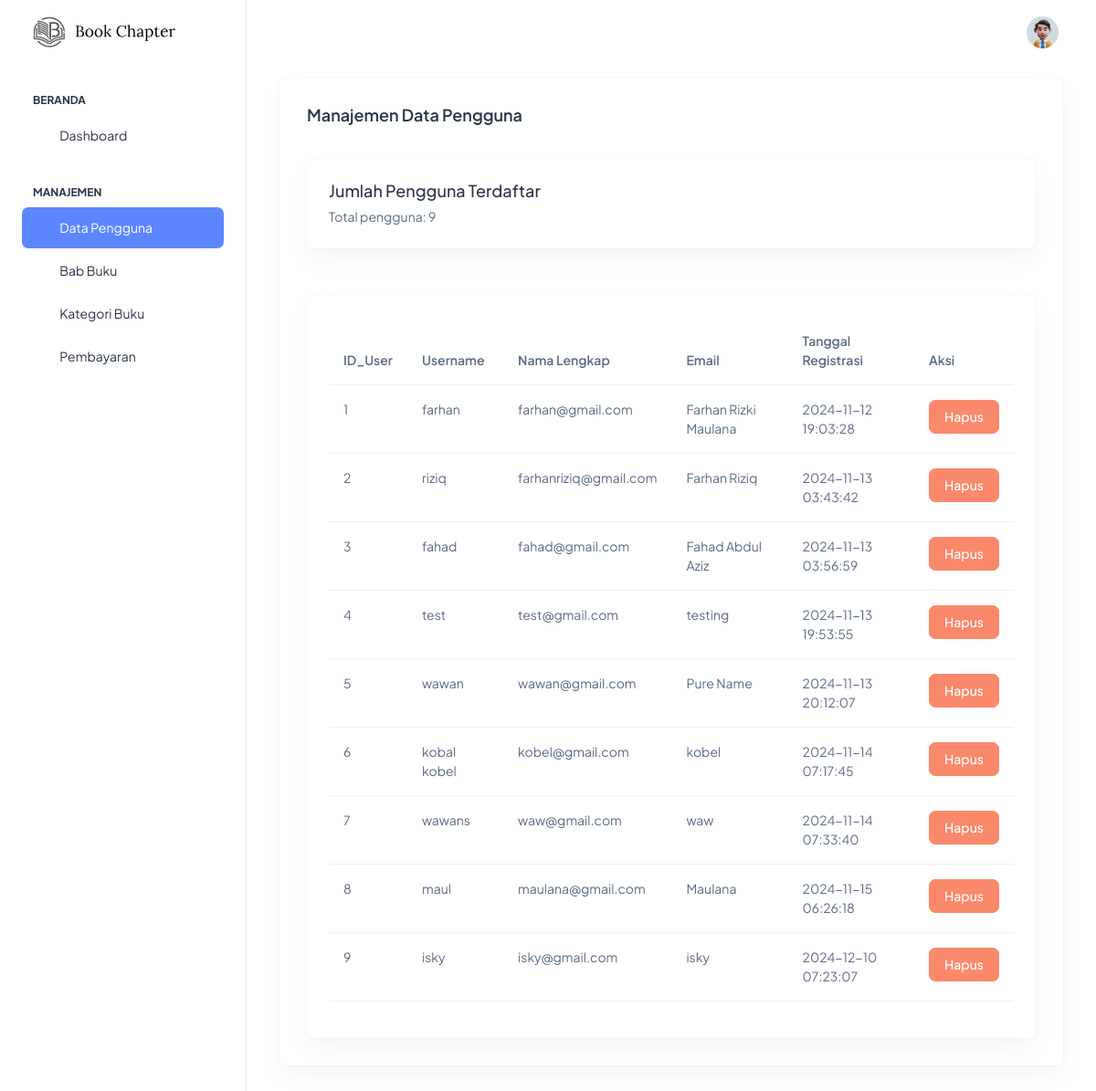
Page /admin/data-user.php (signed in) on the committed database.
### tables this page shows
CREATE TABLE `users` (
  `user_id` int(11) NOT NULL,
  `username` varchar(50) NOT NULL,
  `password` varchar(255) NOT NULL,
  `email` varchar(100) NOT NULL,
  `full_name` varchar(100) DEFAULT NULL,
  `created_at` timestamp NOT NULL DEFAULT current_timestamp()
);

### admin/data-user.php (the view, shortened to what this page needs)
<?php
include 'db.php';
$sql = "SELECT COUNT(*) as total_users FROM users";
$result = $conn->query($sql);
$user_count = 0;
if ($result->num_rows > 0) {
  $row = $result->fetch_assoc();
  $user_count = $row['total_users'];
}
$sql_users = "SELECT user_id, username, email, full_name, created_at FROM users";
$users = $conn->query($sql_users);
?>
<!doctype html>
<html lang="en">
<head>
  <link rel="stylesheet" href="../src/assets/css/styles.min.css" />
</head>
<body>
  <div class="page-wrapper" id="main-wrapper" data-layout="vertical" data-navbarbg="skin6" data-sidebartype="full"
    data-sidebar-position="fixed" data-header-position="fixed">
    <aside class="left-sidebar">
      <div>
        <div class="brand-logo d-flex align-items-center justify-content-between">
          <a href="dashboard.php" class="text-nowrap logo-img">
            <img src="../src/assets/images/logos/logoadmin.svg" width="180" alt="" />
          </a>
        </div>
        <nav class="sidebar-nav scroll-sidebar" data-simplebar="">
          <ul id="sidebarnav">
            <li class="nav-small-cap">
              <span class="hide-menu">Beranda</span>
            </li>
            <li class="sidebar-item">
              <a class="sidebar-link" href="dashboard.php" aria-expanded="false">
                <span>
                  <i class="ti ti-layout-dashboard"></i>
                </span>
                <span class="hide-menu">Dashboard</span>
              </a>
            </li>
            <li class="nav-small-cap">
              <span class="hide-menu">Manajemen</span>
            </li>
            <li class="sidebar-item">
              <a class="sidebar-link" href="data-user.php" aria-expanded="false">
                <span>
                  <i class="ti ti-users"></i>
                </span>
                <span class="hide-menu">Data Pengguna</span>
              </a>
            </li>
            <li class="sidebar-item">
              <a class="sidebar-link" href="book-chapter.php" aria-expanded="false">
                <span>
                  <i class="ti ti-book-2"></i>
                </span>
                <span class="hide-menu">Bab Buku</span>
              </a>
            </li>
            <li class="sidebar-item">
              <a class="sidebar-link" href="category-chapter.php" aria-expanded="false">
                <span>
                  <i class="ti ti-category"></i>
                </span>
                <span class="hide-menu">Kategori Buku</span>
              </a>
            </li>
            <li class="sidebar-item">
              <a class="sidebar-link" href="payment.php" aria-expanded="false">
                <span>
                  <i class="ti ti-credit-card"></i>
                </span>
                <span class="hide-menu">Pembayaran</span>
              </a>
            </li>
          </ul>
        </nav>
      </div>
    </aside>
    <div class="body-wrapper">
      <header class="app-header">
        <nav class="navbar navbar-expand-lg navbar-light">
          <div class="navbar-collapse justify-content-end px-0" id="navbarNav">
            <ul class="navbar-nav flex-row ms-auto align-items-center justify-content-end">
              <li class="nav-item dropdown">
                <a class="nav-link nav-icon-hover" href="javascript:void(0)" id="drop2" data-bs-toggle="dropdown"
                  aria-expanded="false">
                  <img src="../src/assets/images/profile/user-1.jpg" alt="" width="35" height="35" class="rounded-circle">
                </a>
              </li>
            </ul>
          </div>
        </nav>
      </header>
      <div class="container-fluid">
        <div class="container-fluid">
          <div class="card">
            <div class="card-body">
              <h4 class="card-title fw-semibold mb-3">Manajemen Data Pengguna</h4><br>
              <div class="card">
                <div class="card-body p-4">
                  <h5 class="card-title">Jumlah Pengguna Terdaftar</h5>
                  <p class="card-text">Total pengguna: <?php echo $user_count; ?></p>
                </div>
              </div><br>
              <div class="card mb-0">
                <div class="card-body p-4">
                  <table class="table">
                    <thead>
                      <tr>
                        <th scope="col">ID_User</th>
                        <th scope="col">Username</th>
                        <th scope="col">Nama Lengkap</th>
                        <th scope="col">Email</th>
                        <th scope="col">Tanggal Registrasi</th>
                        <th scope="col">Aksi</th>
                      </tr>
                    </thead>
                    <tbody>
                      <?php while ($user = $users->fetch_assoc()): ?>
                        <tr>
                          <td><?= $user['user_id'] ?></td>
                          <td><?= htmlspecialchars($user['username']) ?></td>
                          <td><?= htmlspecialchars($user['email']) ?></td>
                          <td><?= htmlspecialchars($user['full_name']) ?></td>
                          <td><?= $user['created_at'] ?></td>
                          <td>
                            <form method="POST" style="display:inline;">
                              <button type="submit" class="btn btn-danger" onclick="return confirm('Yakin ingin menghapus user ini?');">Hapus</button>
                            </form>
                          </td>
                        </tr>
                      <?php endwhile; ?>
                    </tbody>
                  </table>
                </div>
              </div>
            </div>
          </div>
        </div>
      </div>
    </div>
  </div>
</body>
</html>

### rows in the picture
users: user_id "1", username "farhan", email "farhan@gmail.com", full_name "Farhan Rizki Maulana", created_at "2024-11-12 19:03:28"
users: user_id "2", username "riziq", email "farhanriziq@gmail.com", full_name "Farhan Riziq", created_at "2024-11-13 03:43:42"
users: user_id "3", username "fahad", email "fahad@gmail.com", full_name "Fahad Abdul Aziz", created_at "2024-11-13 03:56:59"
users: user_id "4", username "test", email "test@gmail.com", full_name "testing", created_at "2024-11-13 19:53:55"
users: user_id "5", username "wawan", email "wawan@gmail.com", full_name "Pure Name", created_at "2024-11-13 20:12:07"
users: user_id "6", username "kobal kobel", email "kobel@gmail.com", full_name "kobel", created_at "2024-11-14 07:17:45"
users: user_id "7", username "wawans", email "waw@gmail.com", full_name "waw", created_at "2024-11-14 07:33:40"
users: user_id "8", username "maul", email "maulana@gmail.com", full_name "Maulana", created_at "2024-11-15 06:26:18"
users: user_id "9", username "isky", email "isky@gmail.com", full_name "isky", created_at "2024-12-10 07:23:07"

### other values in the picture
$user_count "9"
